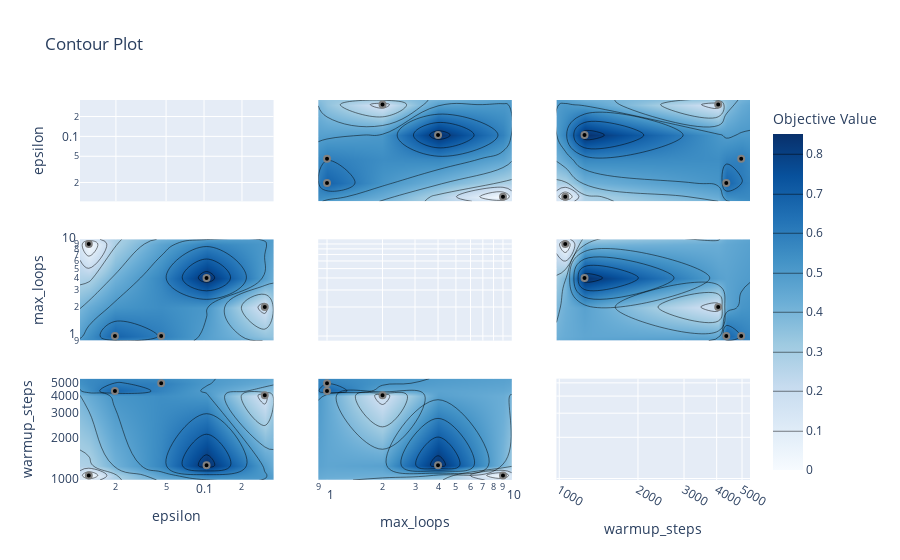

Write notebook code for a chart like this one.
### Code cell
fig = optuna.visualization.plot_contour(study, params=["epsilon", "warmup_steps", "max_loops"])
fig.show()

### Figure 1 — Plotly figure (JSON) as saved in the notebook; plotly's stock layout.template omitted (floating-point values rounded to 4 significant figures)
{"data": [{"type": "scatter", "xaxis": "x", "yaxis": "y"}, {"colorbar": {"title": {"text": "Objective Value"}}, "colorscale": [[0, "rgb(247,251,255)"], [0.125, "rgb(222,235,247)"], [0.25, "rgb(198,219,239)"], [0.375, "rgb(158,202,225)"], [0.5, "rgb(107,174,214)"], [0.625, "rgb(66,146,198)"], [0.75, "rgb(33,113,181)"], [0.875, "rgb(8,81,156)"], [1, "rgb(8,48,107)"]], "connectgaps": true, "contours": {"coloring": "heatmap"}, "hoverinfo": "none", "line": {"smoothing": 1.3}, "reversescale": false, "showscale": true, "type": "contour", "x": [0.01038, 0.01219, 0.01964, 0.04571, 0.1047, 0.3032, 0.356], "xaxis": "x4", "y": [0.896, 1, 2, 4, 9, 10.05], "yaxis": "y4", "z": [[null, null, null, null, null, null, null], [null, null, 0.6821, 0.5939, null, null, null], [null, null, null, null, null, 0.159, null], [null, null, null, null, 0.8511, null, null], [null, 0, null, null, null, null, null], [null, null, null, null, null, null, null]]}, {"marker": {"color": "black", "line": {"color": "Gray", "width": 2}}, "mode": "markers", "name": "Feasible Trial", "showlegend": false, "type": "scatter", "x": [0.01964, 0.01219, 0.04571, 0.3032, 0.1047], "xaxis": "x4", "y": [1, 9, 1, 2, 4], "yaxis": "y4"}, {"colorbar": {"title": {"text": "Objective Value"}}, "colorscale": [[0, "rgb(247,251,255)"], [0.125, "rgb(222,235,247)"], [0.25, "rgb(198,219,239)"], [0.375, "rgb(158,202,225)"], [0.5, "rgb(107,174,214)"], [0.625, "rgb(66,146,198)"], [0.75, "rgb(33,113,181)"], [0.875, "rgb(8,81,156)"], [1, "rgb(8,48,107)"]], "connectgaps": true, "contours": {"coloring": "heatmap"}, "hoverinfo": "none", "line": {"smoothing": 1.3}, "reversescale": false, "showscale": false, "type": "contour", "x": [0.01038, 0.01219, 0.01964, 0.04571, 0.1047, 0.3032, 0.356], "xaxis": "x7", "y": [975.4, 1054, 1249, 4054, 4354, 4964, 5364.0], "yaxis": "y7", "z": [[null, null, null, null, null, null, null], [null, 0, null, null, null, null, null], [null, null, null, null, 0.8511, null, null], [null, null, null, null, null, 0.159, null], [null, null, 0.6821, null, null, null, null], [null, null, null, 0.5939, null, null, null], [null, null, null, null, null, null, null]]}, {"marker": {"color": "black", "line": {"color": "Gray", "width": 2}}, "mode": "markers", "name": "Feasible Trial", "showlegend": false, "type": "scatter", "x": [0.01964, 0.01219, 0.04571, 0.3032, 0.1047], "xaxis": "x7", "y": [4354, 1054, 4964, 4054, 1249], "yaxis": "y7"}, {"colorbar": {"title": {"text": "Objective Value"}}, "colorscale": [[0, "rgb(247,251,255)"], [0.125, "rgb(222,235,247)"], [0.25, "rgb(198,219,239)"], [0.375, "rgb(158,202,225)"], [0.5, "rgb(107,174,214)"], [0.625, "rgb(66,146,198)"], [0.75, "rgb(33,113,181)"], [0.875, "rgb(8,81,156)"], [1, "rgb(8,48,107)"]], "connectgaps": true, "contours": {"coloring": "heatmap"}, "hoverinfo": "none", "line": {"smoothing": 1.3}, "reversescale": false, "showscale": false, "type": "contour", "x": [0.896, 1, 2, 4, 9, 10.05], "xaxis": "x2", "y": [0.01038, 0.01219, 0.01964, 0.04571, 0.1047, 0.3032, 0.356], "yaxis": "y2", "z": [[null, null, null, null, null, null], [null, null, null, null, 0, null], [null, 0.6821, null, null, null, null], [null, 0.5939, null, null, null, null], [null, null, null, 0.8511, null, null], [null, null, 0.159, null, null, null], [null, null, null, null, null, null]]}, {"marker": {"color": "black", "line": {"color": "Gray", "width": 2}}, "mode": "markers", "name": "Feasible Trial", "showlegend": false, "type": "scatter", "x": [1, 9, 1, 2, 4], "xaxis": "x2", "y": [0.01964, 0.01219, 0.04571, 0.3032, 0.1047], "yaxis": "y2"}, {"type": "scatter", "xaxis": "x5", "yaxis": "y5"}, {"colorbar": {"title": {"text": "Objective Value"}}, "colorscale": [[0, "rgb(247,251,255)"], [0.125, "rgb(222,235,247)"], [0.25, "rgb(198,219,239)"], [0.375, "rgb(158,202,225)"], [0.5, "rgb(107,174,214)"], [0.625, "rgb(66,146,198)"], [0.75, "rgb(33,113,181)"], [0.875, "rgb(8,81,156)"], [1, "rgb(8,48,107)"]], "connectgaps": true, "contours": {"coloring": "heatmap"}, "hoverinfo": "none", "line": {"smoothing": 1.3}, "reversescale": false, "showscale": false, "type": "contour", "x": [0.896, 1, 2, 4, 9, 10.05], "xaxis": "x8", "y": [975.4, 1054, 1249, 4054, 4354, 4964, 5364.0], "yaxis": "y8", "z": [[null, null, null, null, null, null], [null, null, null, null, 0, null], [null, null, null, 0.8511, null, null], [null, null, 0.159, null, null, null], [null, 0.6821, null, null, null, null], [null, 0.5939, null, null, null, null], [null, null, null, null, null, null]]}, {"marker": {"color": "black", "line": {"color": "Gray", "width": 2}}, "mode": "markers", "name": "Feasible Trial", "showlegend": false, "type": "scatter", "x": [1, 9, 1, 2, 4], "xaxis": "x8", "y": [4354, 1054, 4964, 4054, 1249], "yaxis": "y8"}, {"colorbar": {"title": {"text": "Objective Value"}}, "colorscale": [[0, "rgb(247,251,255)"], [0.125, "rgb(222,235,247)"], [0.25, "rgb(198,219,239)"], [0.375, "rgb(158,202,225)"], [0.5, "rgb(107,174,214)"], [0.625, "rgb(66,146,198)"], [0.75, "rgb(33,113,181)"], [0.875, "rgb(8,81,156)"], [1, "rgb(8,48,107)"]], "connectgaps": true, "contours": {"coloring": "heatmap"}, "hoverinfo": "none", "line": {"smoothing": 1.3}, "reversescale": false, "showscale": false, "type": "contour", "x": [975.4, 1054, 1249, 4054, 4354, 4964, 5364.0], "xaxis": "x3", "y": [0.01038, 0.01219, 0.01964, 0.04571, 0.1047, 0.3032, 0.356], "yaxis": "y3", "z": [[null, null, null, null, null, null, null], [null, 0, null, null, null, null, null], [null, null, null, null, 0.6821, null, null], [null, null, null, null, null, 0.5939, null], [null, null, 0.8511, null, null, null, null], [null, null, null, 0.159, null, null, null], [null, null, null, null, null, null, null]]}, {"marker": {"color": "black", "line": {"color": "Gray", "width": 2}}, "mode": "markers", "name": "Feasible Trial", "showlegend": false, "type": "scatter", "x": [4354, 1054, 4964, 4054, 1249], "xaxis": "x3", "y": [0.01964, 0.01219, 0.04571, 0.3032, 0.1047], "yaxis": "y3"}, {"colorbar": {"title": {"text": "Objective Value"}}, "colorscale": [[0, "rgb(247,251,255)"], [0.125, "rgb(222,235,247)"], [0.25, "rgb(198,219,239)"], [0.375, "rgb(158,202,225)"], [0.5, "rgb(107,174,214)"], [0.625, "rgb(66,146,198)"], [0.75, "rgb(33,113,181)"], [0.875, "rgb(8,81,156)"], [1, "rgb(8,48,107)"]], "connectgaps": true, "contours": {"coloring": "heatmap"}, "hoverinfo": "none", "line": {"smoothing": 1.3}, "reversescale": false, "showscale": false, "type": "contour", "x": [975.4, 1054, 1249, 4054, 4354, 4964, 5364.0], "xaxis": "x6", "y": [0.896, 1, 2, 4, 9, 10.05], "yaxis": "y6", "z": [[null, null, null, null, null, null, null], [null, null, null, null, 0.6821, 0.5939, null], [null, null, null, 0.159, null, null, null], [null, null, 0.8511, null, null, null, null], [null, 0, null, null, null, null, null], [null, null, null, null, null, null, null]]}, {"marker": {"color": "black", "line": {"color": "Gray", "width": 2}}, "mode": "markers", "name": "Feasible Trial", "showlegend": false, "type": "scatter", "x": [4354, 1054, 4964, 4054, 1249], "xaxis": "x6", "y": [1, 9, 1, 2, 4], "yaxis": "y6"}, {"type": "scatter", "xaxis": "x9", "yaxis": "y9"}], "layout": {"title": {"text": "Contour Plot"}, "xaxis": {"anchor": "y", "domain": [0, 0.2889], "matches": "x7", "range": [-1.984, -0.4485], "showticklabels": false, "type": "log"}, "xaxis2": {"anchor": "y2", "domain": [0.3556, 0.6444], "matches": "x8", "range": [-0.04771, 1.002], "showticklabels": false, "type": "log"}, "xaxis3": {"anchor": "y3", "domain": [0.7111, 1], "matches": "x9", "range": [2.989, 3.729], "showticklabels": false, "type": "log"}, "xaxis4": {"anchor": "y4", "domain": [0, 0.2889], "matches": "x7", "range": [-1.984, -0.4485], "showticklabels": false, "type": "log"}, "xaxis5": {"anchor": "y5", "domain": [0.3556, 0.6444], "matches": "x8", "range": [-0.04771, 1.002], "showticklabels": false, "type": "log"}, "xaxis6": {"anchor": "y6", "domain": [0.7111, 1], "matches": "x9", "range": [2.989, 3.729], "showticklabels": false, "type": "log"}, "xaxis7": {"anchor": "y7", "domain": [0, 0.2889], "range": [-1.984, -0.4485], "title": {"text": "epsilon"}, "type": "log"}, "xaxis8": {"anchor": "y8", "domain": [0.3556, 0.6444], "range": [-0.04771, 1.002], "title": {"text": "max_loops"}, "type": "log"}, "xaxis9": {"anchor": "y9", "domain": [0.7111, 1], "range": [2.989, 3.729], "title": {"text": "warmup_steps"}, "type": "log"}, "yaxis": {"anchor": "x", "domain": [0.7333, 1], "range": [-1.984, -0.4485], "title": {"text": "epsilon"}, "type": "log"}, "yaxis2": {"anchor": "x2", "domain": [0.7333, 1], "matches": "y", "range": [-1.984, -0.4485], "showticklabels": false, "type": "log"}, "yaxis3": {"anchor": "x3", "domain": [0.7333, 1], "matches": "y", "range": [-1.984, -0.4485], "showticklabels": false, "type": "log"}, "yaxis4": {"anchor": "x4", "domain": [0.3667, 0.6333], "range": [-0.04771, 1.002], "title": {"text": "max_loops"}, "type": "log"}, "yaxis5": {"anchor": "x5", "domain": [0.3667, 0.6333], "matches": "y4", "range": [-0.04771, 1.002], "showticklabels": false, "type": "log"}, "yaxis6": {"anchor": "x6", "domain": [0.3667, 0.6333], "matches": "y4", "range": [-0.04771, 1.002], "showticklabels": false, "type": "log"}, "yaxis7": {"anchor": "x7", "domain": [0, 0.2667], "range": [2.989, 3.729], "title": {"text": "warmup_steps"}, "type": "log"}, "yaxis8": {"anchor": "x8", "domain": [0, 0.2667], "matches": "y7", "range": [2.989, 3.729], "showticklabels": false, "type": "log"}, "yaxis9": {"anchor": "x9", "domain": [0, 0.2667], "matches": "y7", "range": [2.989, 3.729], "showticklabels": false, "type": "log"}}}
